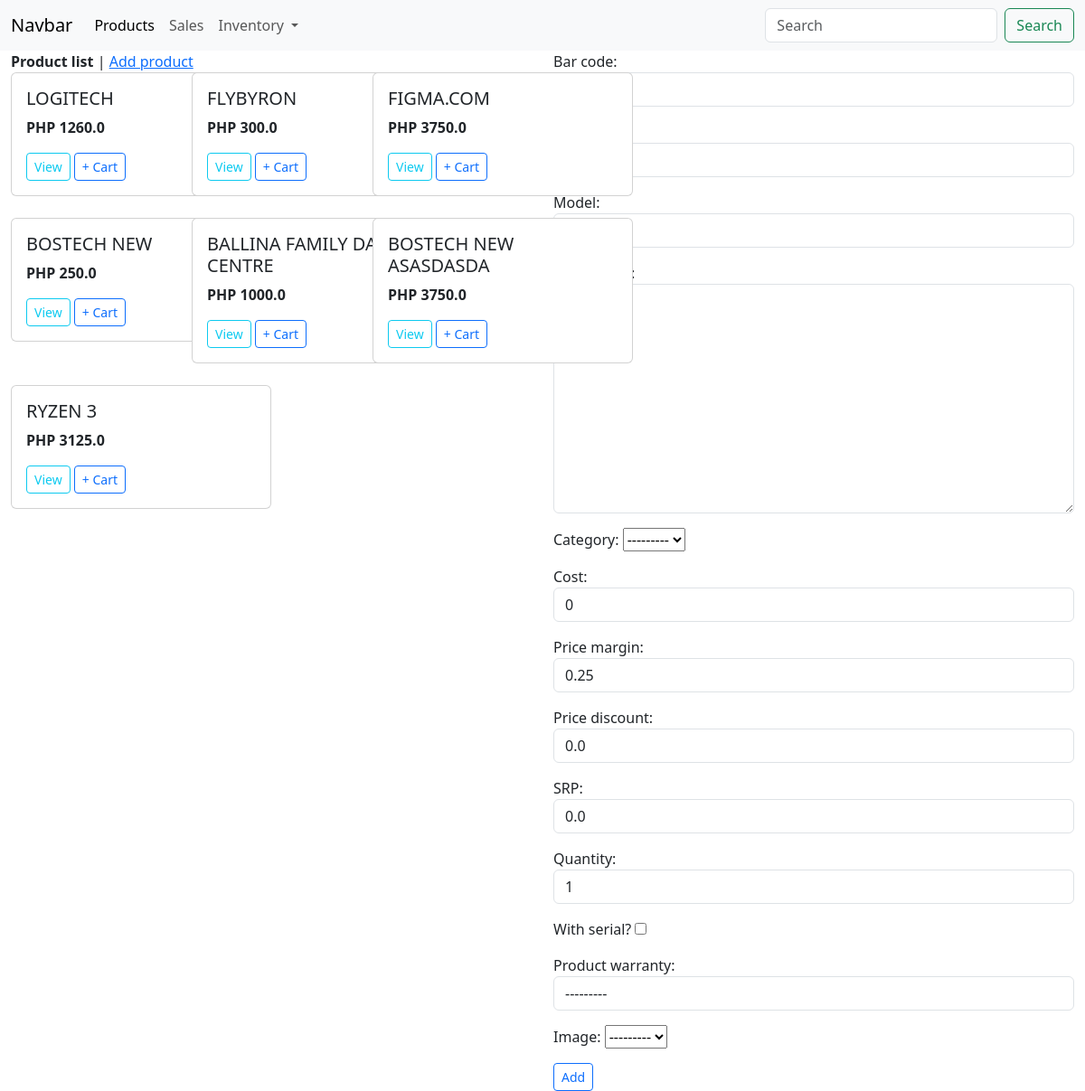
Before: /products/ with the older database file.
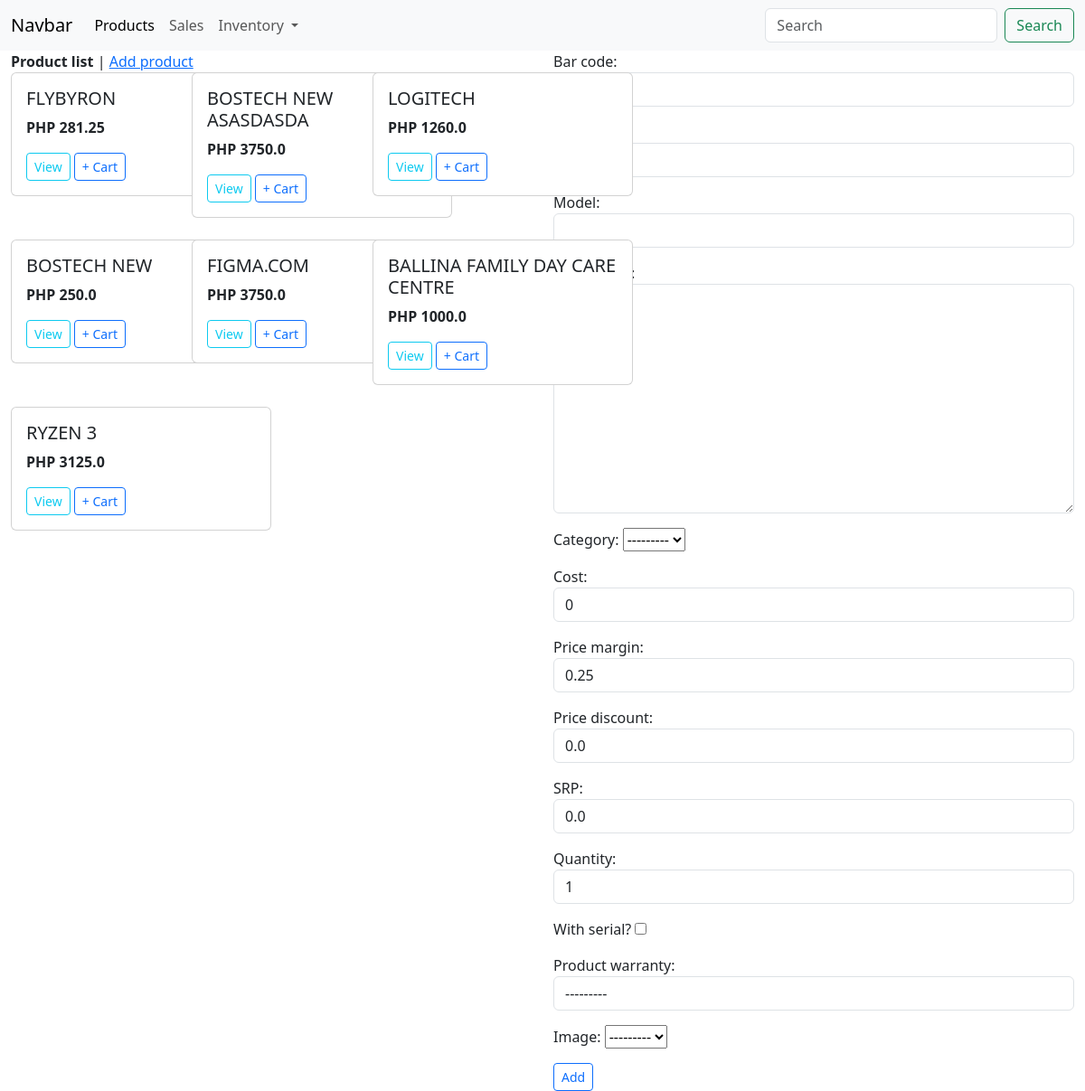
After: the same page with the newer database file.
### sales/models/product.py (models this page shows, shortened)
class Product(BaseTime):
    user = models.ForeignKey(User, on_delete=models.CASCADE, default=1)
    product_code = models.CharField(max_length=13, unique=True, blank=True)
    bar_code = models.CharField(max_length=13, unique=True, blank=True)
    name = models.CharField(max_length=255)
    model = models.CharField(max_length=120)
    description = models.TextField()
    category = models.ForeignKey(ProductCategory, on_delete=models.CASCADE, blank=True, null=True)
    cost = models.FloatField(default=0)
    price_margin = models.FloatField(default=0.25)
    price_discount = models.FloatField(default=0.00)
    price = models.FloatField(default=0.00, verbose_name="SRP")
    quantity = models.PositiveIntegerField(default=1)
    is_serial = models.BooleanField(default=False, verbose_name="with serial?")
    product_warranty = models.ForeignKey(ProductWarranty, on_delete=models.CASCADE, blank=True, null=True)
    image = models.ForeignKey(ProductImage, on_delete=models.CASCADE, blank=True, null=True)

### sales/views/product_view.py (the view, shortened to what this page needs)
# urls.py: path('', ProductView.as_view(), name='product_list'),
class ProductView(View):
    template_name = 'product_list.html'
    form_class = ProductForm
    initial = {'key': 'value'}
    def get(self, request, *args, **kwargs):
        form = self.form_class(initial=self.initial)
        products = Product.objects.all().order_by('-updated_at', '-created_at')
        context = {
            'products': products,
            'form': form,
        }
        return render(request, self.template_name, context)

### sales/templates/product_list.html (shortened to what this page needs)
{% extends 'base.html' %}
{% block content %}
<div class="row">
    <div class="col-sm-6">
        <strong>Product list</strong> | <a href="">Add product</a>
        <div class="row row-cols-1 row-cols-md-3 g-4">
        {% for product in products %}
        <div class="col">
            <div class="card" style="width: 18rem;">
                <div class="card-body">
                  <h5 class="card-title">{{ product.name|upper }}</h5>
                    <p class="card-text">
                        <strong>PHP {{ product.price }}</strong>
                    </p>
                    <a href="#" class="btn btn-outline-info btn-sm">View</a>
                    <a href="{% url 'sales:cart_add' product.id %}" class="btn btn-outline-primary btn-sm">+ Cart</a>
                </div>
            </div>
        </div>
        {% endfor %}
        </div>
    </div>
    <div class="col-sm-6">
        <form method="POST" enctype="multipart/form-data">
            <div class="form-group">
                {{ form.as_p }}
            </div>
            <input type="submit" value="Add" class="btn btn-outline-primary btn-sm">
        </form>
    </div>
</div>
{% endblock %}

Changed rows visible on the page:
changed Product "FLYBYRON": price "300.0" → "281.25"; moves up the list
changed Product "BOSTECH NEW ASASDASDA": moves up the list
changed Product "BOSTECH NEW": moves down the list
